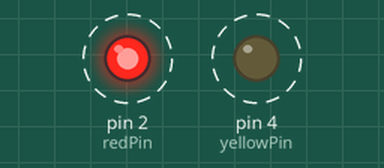
The sketch below on a simulated Arduino Uno, built with avr-gcc and run on an emulated ATmega328P. On the bench: output pins drawn as LEDs (lit = HIGH). Dashed ring = blinking.

Above: at 0.5 s.
Timing chart, 0 to 4.6 s (numbered marks = the images above):
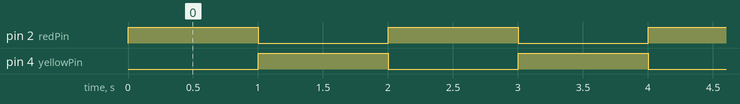

Measured:
- by itself, pin 2 (redPin), pin 4 (yellowPin): alternates HIGH for 1.0 s and LOW for 1.0 s
- by itself, everything shown: repeats every 2.0 s, in 3 steps

The sketch:

2_Colores.ino
```cpp
int redPin = 2;
int yellowPin = 4;

void setup() {
  pinMode(redPin, OUTPUT);
  pinMode(yellowPin, OUTPUT);
}

void loop() {
  digitalWrite(redPin, HIGH);
  delay(1000);
  digitalWrite(redPin, LOW);

  digitalWrite(yellowPin, HIGH);
  delay(1000);
  digitalWrite(yellowPin, LOW);
}
```
